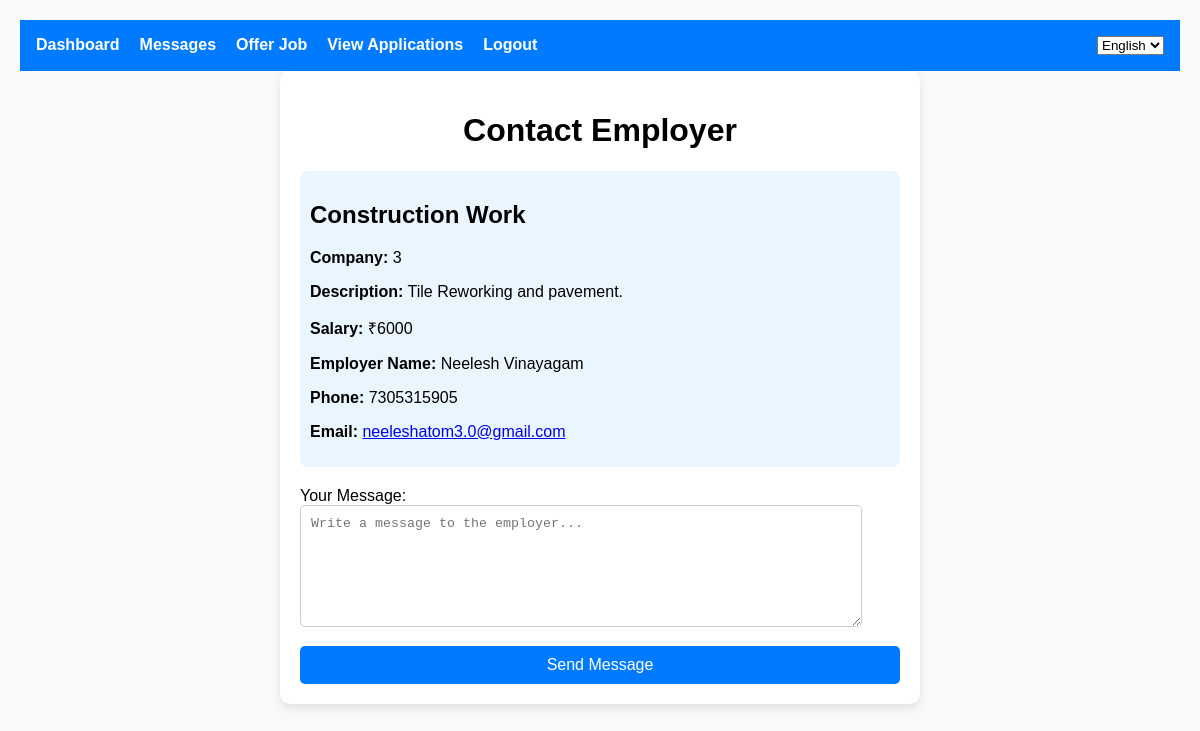
/contact_employer/15, run on the app's committed database.
### tables this page shows
CREATE TABLE jobs(
            id INTEGER PRIMARY KEY AUTOINCREMENT,
            company_id INTEGER NOT NULL,
            job_title TEXT NOT NULL,
            location TEXT NOT NULL,
            work_start TIME NOT NULL,       
            work_end TIME NOT NULL,         
            duration_start DATE NOT NULL,   
            duration_end DATE NOT NULL,     
            description TEXT NOT NULL,
            salary INTEGER NOT NULL, posted_by INTEGER NOT NULL DEFAULT 1,
            FOREIGN KEY (company_id) REFERENCES company(id) ON DELETE CASCADE
        );

CREATE TABLE employers (
            id INTEGER PRIMARY KEY AUTOINCREMENT,
            name TEXT NOT NULL,
            phone TEXT UNIQUE NOT NULL,
            language TEXT NOT NULL,
            aadhar TEXT NOT NULL,
            dob TEXT NOT NULL,
            sex TEXT NOT NULL,
            address TEXT NOT NULL,
            abilities_required TEXT,
            company_id INTEGER,
            password TEXT NOT NULL, email TEXT, uuid integer, license text, verified boolean default false,
            FOREIGN KEY (company_id) REFERENCES company(id) ON DELETE CASCADE
        );

### app.py (the view, shortened to what this page needs)
@app.route('/contact_employer/<int:job_id>', methods=['GET', 'POST'])
def contact_employer(job_id):
    db = get_db()
    cursor = db.cursor()
    print(job_id)
    cursor.execute('''
        SELECT jobs.id, jobs.job_title, jobs.description, jobs.salary, jobs.company_id,
               employers.id AS employer_id, employers.name, employers.phone, employers.email
        FROM jobs
        JOIN employers ON jobs.posted_by = employers.id  -- Join directly using the posted_by column
        WHERE jobs.id = ?
    ''', (int(job_id),))
    job = cursor.fetchone()
    if not job:
        flash("Job not found.", "error")
        return redirect(url_for('search_jobs'))
    return render_template('contact_employer.html', job=job)

### app.py (called while the page is built)
def get_db():
    db = getattr(g, '_database', None)
    if db is None:
        db = g._database = sqlite3.connect(DATABASE)
        db.row_factory = sqlite3.Row
    return db

@app.teardown_appcontext
def close_connection(exception):
    db = getattr(g, '_database', None)
    if db is not None:
        db.close()

### templates/contact_employer.html (shortened to what this page needs)
<!DOCTYPE html>
<html lang="en">
<head>
</head>
<body>
    <nav class="navbar">
        <ul>
            <li><a href="{{ url_for('dashboard') }}">Dashboard</a></li>
            <li><a href="{{ url_for('view_messages') }}">Messages</a></li>
            {% if session.user_role == 'laborer' %}
            <li><a href="{{ url_for('grievance') }}">Grievance</a></li>
            <li><a href="{{ url_for('schemes') }}">Schemes</a></li>
            <li><a href="{{ url_for('search_jobs') }}">Search Jobs</a></li>
            <li><a href="{{ url_for('track_applications') }}">Track Applications</a></li>
            {% else %}
            <li><a href="{{ url_for('offer_job') }}">Offer Job</a></li>
            <li><a href="{{ url_for('view_applications') }}">View Applications</a></li>
            {% endif %}
            <li><a href="{{ url_for('logout') }}">Logout</a></li>
        </ul>
        <select id="language-switch">
            <option value="en">English</option>
        </select>
    </nav>
<div class="container">
    <h1>Contact Employer</h1>
    <div class="job-details">
        <h2>{{ job['job_title'] }}</h2>
        <p><strong>Company:</strong> {{ job['company_id'] }}</p>
        <p><strong>Description:</strong> {{ job['description'] }}</p>
        <p><strong>Salary:</strong> ₹{{ job['salary'] }}</p>
        <p><strong>Employer Name:</strong> {{ job['name'] }}</p>
        <p><strong>Phone:</strong> {{ job['phone'] }}</p>
        <p><strong>Email:</strong> <a href="mailto:{{ job['email'] }}">{{ job['email'] }}</a></p>
    </div>
    <form method="POST">
        <div class="form-group">
            <label for="message">Your Message:</label>
            <textarea id="message" name="message" required placeholder="Write a message to the employer..."></textarea>
        </div>
        <button type="submit">Send Message</button>
    </form>
</div>
</body>
</html>

### templates/contact_employer.html (style rules this page uses)
body { font-family: Arial, sans-serif; margin: 0; padding: 20px; background-color: #f8f9fa; }
.container { max-width: 600px; margin: auto; padding: 20px; background: white; border-radius: 10px; box-shadow: 0px 4px 8px rgba(0, 0, 0, 0.1); }
h1 { text-align: center; }
.job-details { background-color: #e9f5ff; padding: 10px; border-radius: 8px; margin-bottom: 20px; }
.form-group { margin-bottom: 15px; }
textarea { width: 90%; height: 100px; border-radius: 5px; padding: 10px; border: 1px solid #ccc; }
button { background-color: #007bff; color: white; padding: 10px; border: none; width: 100%; border-radius: 5px; font-size: 16px; }
.navbar { display: flex; justify-content: space-between; background-color: #007bff; padding: 1rem; color: white; }
.navbar ul { list-style: none; padding: 0; margin: 0; display: flex; }
.navbar ul li { margin-right: 20px; }
.navbar a { text-decoration: none; color: white; font-weight: bold; }

### data on the page
jobs: job_title "Construction Work", company_id "3", description "Tile Reworking and pavement.", salary "6000"
employers: name "Neelesh Vinayagam", phone "7305315905", email "neeleshatom3.0@gmail.com"
